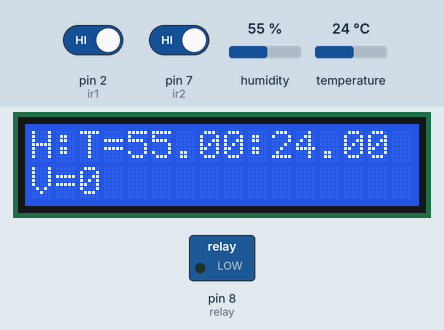
Bench run of a sketch on a simulated Arduino Uno, built with avr-gcc and run on an emulated ATmega328P. Parts: 16×2 character LCD, switched loads named in the sketch (green lamp = pin HIGH). The inputs (shaded band) are chosen by the test bench; at power-on: humidity 55 %, temperature 24 °C, pin 2 (ir1) HIGH, pin 7 (ir2) HIGH. What the sketch prints to the serial monitor is not drawn.

Above: at 1.2 s.
1.3 s: humidity set to 22 %
At 1.9 s:
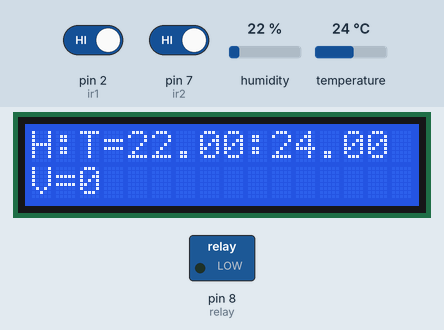
2.8 s: temperature set to 12 °C
At 3.5 s:
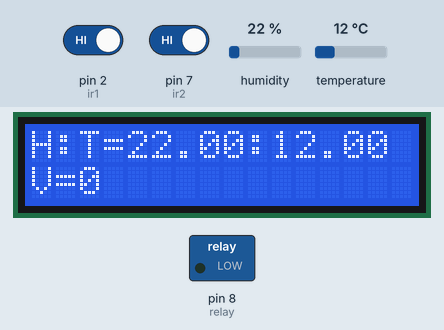
4.4 s: humidity set to 40 %
At 5.1 s:
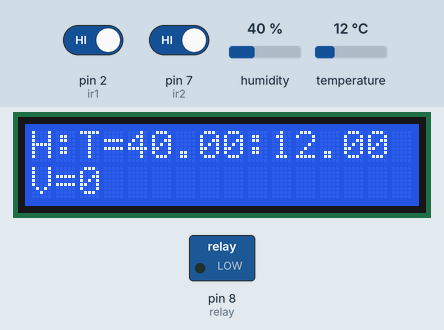
5.9 s: temperature set to 19 °C
At 6.7 s:
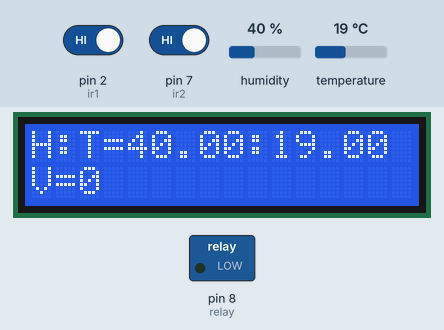
7.5 s: pin 2 (ir1) driven LOW and pin 7 (ir2) driven LOW
At 8.7 s:
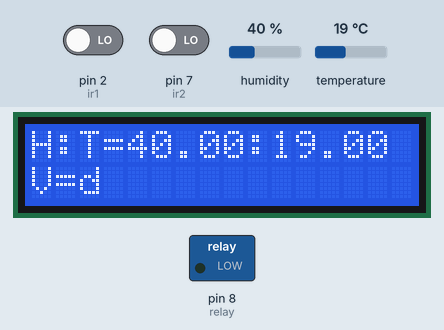
Timing chart, 0 to 10.5 s (numbered marks = the images above; inputs shaded):
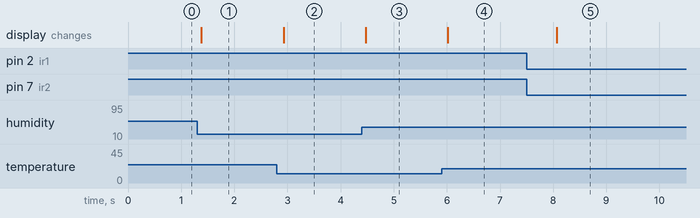

Measured:
- after the input at 1.3 s, the display: changes after 0.08 s (image 1)
- after the input at 2.8 s, the display: changes after 0.13 s (image 2)
- after the input at 4.4 s, the display: changes after 0.07 s (image 3)
- after the input at 5.9 s, the display: changes after 0.12 s (image 4)
- after the input at 7.5 s, the display: changes after 0.56 s (image 5)

The sketch:

arduino_counter.ino
```cpp
#include <dht.h>
#include <LiquidCrystal.h>
LiquidCrystal lcd(13, 12, 11, 10, 9, 6);
#define DHT11PIN 4
dht DHT;

int timer1;
int timer2;
int person=0;
int day=0;
int flag1=0;
int flag2=0;
int ir1=2;
int ir2=7;
int relay=8;
String value="0";
String change="d";
void setup() {
  Serial.begin(9600);
  pinMode(ir1, INPUT);
  pinMode(ir2, INPUT);
  pinMode(relay, OUTPUT);
  digitalWrite(relay, LOW);
  lcd.begin(16, 2);
  // Print a message to the LCD.
  lcd.print("TARP Project.");
}


void loop() {
DHT.read11(DHT11PIN);

lcd.clear();
lcd.setCursor(0, 0);
lcd.print("H:T=");
lcd.print(DHT.humidity, 2);
lcd.print(":");
lcd.print(DHT.temperature, 2);
lcd.setCursor(0, 1);
lcd.print("V=");
lcd.print(value);

delay(100);
if(digitalRead(ir1)==LOW && digitalRead(ir2)==LOW){
  day=1;
  person=0;
}
if(digitalRead(ir1)==HIGH && digitalRead(ir2) == HIGH){
  day=0;
}
if(digitalRead (ir1) == LOW && flag1==0){
  timer1 = millis();
  flag1=1;
  }
if(digitalRead (ir2) == LOW && flag2==0){
    timer2 = millis();
    flag2=1;
    }
if (flag1==1 && flag2==1)
{
    if((timer1-timer2)<0){
        person=person+1;
      }
    else if((timer1-timer2)>0)
    {
        person=person-1;
        if(person==-1){
          person=0;
        }
  }
  if (day==1)
  {
    value="d";
    digitalWrite(relay, LOW);
    delay(500);
  }
  if (person>0 && day==0){
    value=String(person);
    digitalWrite(relay, HIGH);
    delay(500);

  }
  if (person==0 && day==0){
    value=String(person);
    digitalWrite(relay, LOW);
    delay(500);
  }
  flag1=0;
  flag2=0;
  }
  if(change!=value)
  {
    change=value;
    Serial.print(value);
  }
}
```
